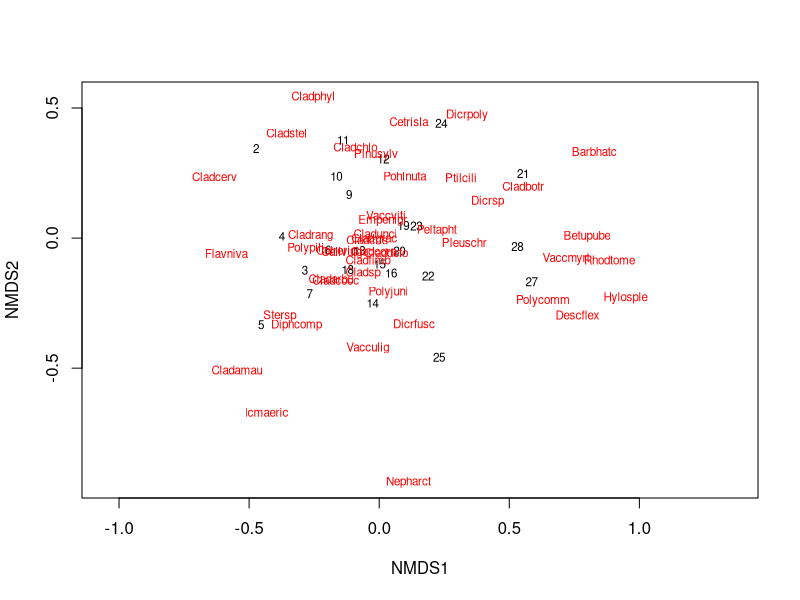
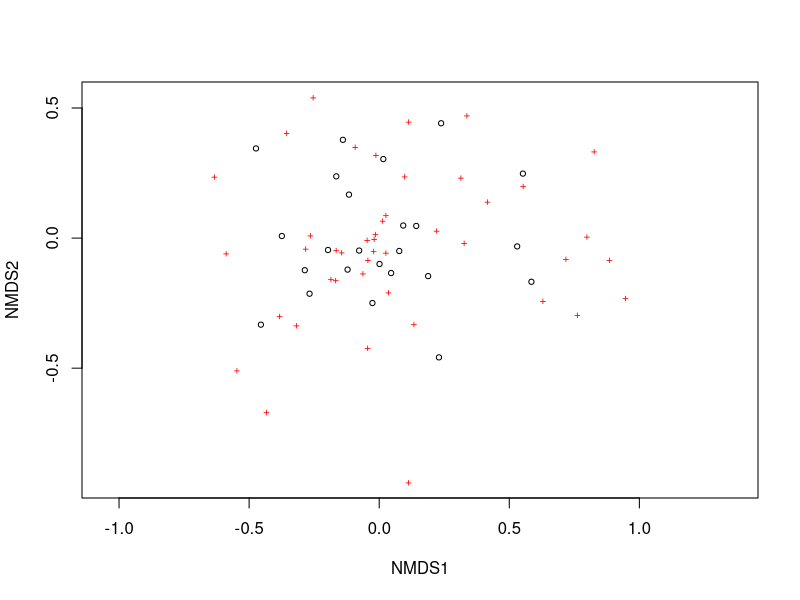
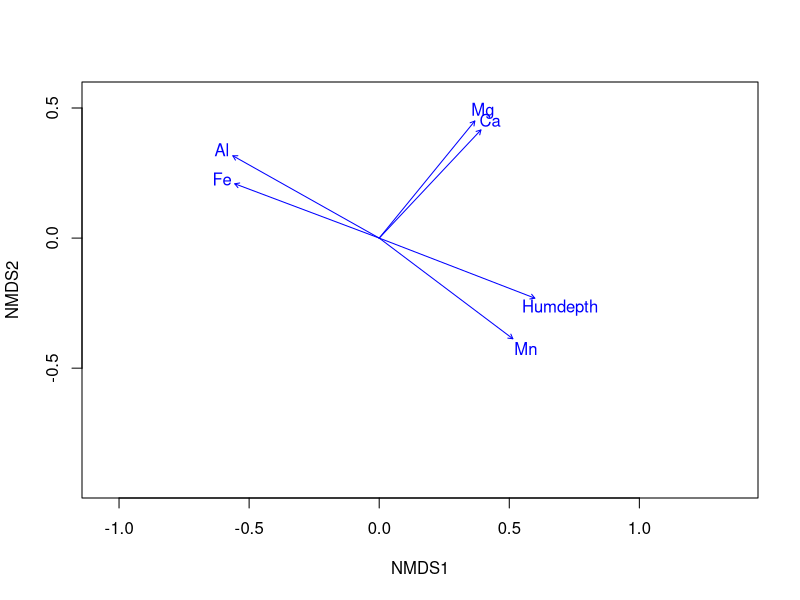

R code for these plots, in order:
# Bui

library(vegan) # Version 2.6.4

data("varespec") # Data sets of cover by lichen species
data("varechem") # Corresponding environmental parameters

ord <- metaMDS(varespec, distance = "bray", k = 2) # Ordination of the species

plot(ord, type = "t") # Showing the plot 
plot(ord, type = "p")
plot(ord, type = "n")

ef <- envfit(ord, varechem)
plot(ef, p.max = 0.05)
